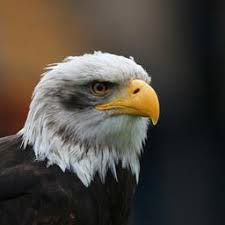
#> input picture Images_oiseaux/aigle.jpg, 225 x 225 px
$ python make_movie.py Images_oiseaux/aigle.jpg Images_oiseaux/ara.jpg 5 5 out.png
#> lines starting #> are read from the running program, lines starting #| are printed output that depends on the picture
### mosaic.py
import numpy as np
import cv2
from tqdm import tqdm

# _________________Fonctions___________________

def adjust_color(img_src: np.ndarray, target_color: list)-> np.ndarray:
    """
    Ajuste la couleur moyenne de l'image source pour correspondre à la couleur cible.

    Args:
        img_src (np.ndarray): L'image source.
        target_color (list): La couleur cible au format [B, G, R].

    Returns:
        np.ndarray: L'image avec la couleur ajustée.
    """
    b, g, r = cv2.split(img_src)
    b_moy = np.mean(b)
    g_moy = np.mean(g)
    r_moy = np.mean(r)

    b_diff = target_color[0]-b_moy
    g_diff = target_color[1]-g_moy
    r_diff = target_color[2]-r_moy

    b_targ = np.clip(b+b_diff,0,255).astype(np.uint8)
    g_targ = np.clip(g+g_diff,0,255).astype(np.uint8)
    r_targ = np.clip(r+r_diff,0,255).astype(np.uint8)

    img_targ = cv2.merge([b_targ,g_targ,r_targ])
    return img_targ

def build_mosaic(img_src : np.ndarray, img_mini : np.ndarray, n : int)-> np.ndarray:
    """
    Construit une mosaïque en remplaçant les pixels noirs de l'image source par une image miniature avec la couleur ajustée.

    Args:
        img_src (np.ndarray): L'image source.
        img_mini (np.ndarray): L'image miniature.
        n (int): Le nombre de répétitions de l'image miniature.

    Returns:
        np.ndarray: L'image mosaïque résultante.
    """
    shape=img_src.shape[:2]
    b, g, r = cv2.split(img_src)
    img_dest=np.zeros((shape[0]*n,shape[1]*n,3),dtype=np.uint8)
    img_mini_resize=cv2.resize(img_mini,(n,n))

    for y in tqdm(range(0,shape[0])):
        for x in range(0,shape[1]):
            color=(b[y,x],g[y,x],r[y,x])
            img_mini_colo=adjust_color(img_mini_resize,color)
            img_dest[n*y:n*(y+1),n*x :n*(x+1)] = img_mini_colo[:,:]
    return img_dest

# [12 lines left out: function mosaic_image, not called in this run]

def crop_and_resize(img_src : np.ndarray, crop_rect : tuple, w : int, h : int)-> np.ndarray:
    """
    Recadre et redimensionne une image source selon les dimensions spécifiées.

    Args:
        img_src (np.ndarray): L'image source.
        crop_rect (tuple): Coordonnées (y1, x1, y2, x2) du rectangle de recadrage.
        w (int): Largeur de l'image de sortie.
        h (int): Hauteur de l'image de sortie.

    Returns:
        np.ndarray: L'image recadrée et redimensionnée.
    """
    y1, x1, y2, x2 = crop_rect
    cropped_img = img_src[y1:y2, x1:x2]
    resized_img = cv2.resize(cropped_img, (w, h))
    return resized_img

def mosaic_zoom(path_src: str, path_mini: str, path_prefix_output: str, nw: int, nh: int):
    """
    Crée une série d'images mosaïques zoomées à partir d'une image source et d'une image miniature.

    Args:
        path_src (str): Chemin de l'image source.
        path_mini (str): Chemin de l'image miniature.
        path_prefix_output (str): Préfixe pour les noms de fichier de sortie.
        nw (int): Nombre de niveaux de zoom en largeur.
        nh (int): Nombre de niveaux de zoom en hauteur.
    """
#> called with path_src = 'Images_oiseaux/aigle.jpg', path_mini = 'Images_oiseaux/ara.jpg', path_prefix_output = 'Images_oiseaux/aigle', nw = 5, nh = 5
    img_src = cv2.imread(path_src)
#> img_src is the input picture: shape (225, 225, 3); mean B, G, R 62.5, 70.3, 76.5
    img_mini = cv2.imread(path_mini)
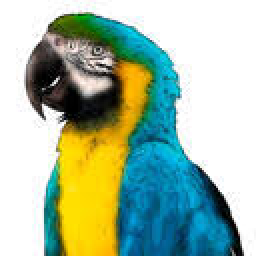
#> input picture Images_oiseaux/ara.jpg, 128 x 128 px (shown 2 times larger)
#> img_mini is the input picture: shape (128, 128, 3); mean B, G, R 163.4, 186.3, 164.1
    img_resized = cv2.resize(img_src, (2 ** nw, 2 ** nh))
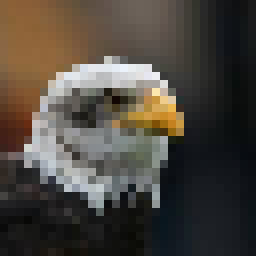
#> img_resized: shape (32, 32, 3) (shown 8 times larger); mean B, G, R 62.2, 69.9, 76.2
    cv2.imwrite(f"{path_prefix_output}_1.jpg", img_resized)
    h, w = img_resized.shape[:2]
#> h = 32; w = 32
    for i in range(2, 8):
        h01=(h//2)-(h//(2**i))
        h02=(h//2)+(h//(2**i))
        w01=(w//2)-(w//(2**i))
        w02=(w//2)+(w//(2**i))
        img_resized_cropped = crop_and_resize(img_resized, (h01, w01, h02, w02), w//(2**i), h//(2**i))
        mini_resized = cv2.resize(img_mini, (2**i, 2**i))
        mosaic_img = build_mosaic(img_resized_cropped, mini_resized, 2**i)
        cv2.imwrite(f"{path_prefix_output}_{i}.jpg", mosaic_img)
#> this loop made 5 passes
#> pass 1, in mosaic_zoom, `mosaic_img = build_mosaic(img_resized_cropped, mini_resized, 2**i)`:
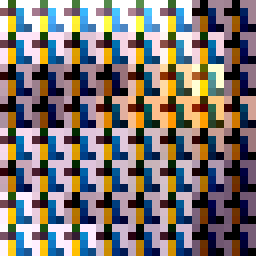
#> mosaic_img: shape (32, 32, 3) (shown 8 times larger); mean of channels 0, 1, 2 115, 117.9, 126.6; drawn as B, G, R
#> pass 2, in mosaic_zoom, `mosaic_img = build_mosaic(img_resized_cropped, mini_resized, 2**i)`:
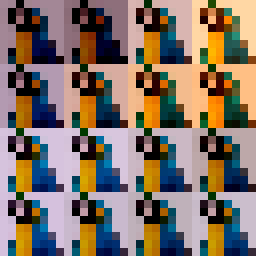
#> mosaic_img: shape (32, 32, 3) (shown 8 times larger); mean of channels 0, 1, 2 102.1, 113.2, 128.7; drawn as B, G, R
#> pass 3, in mosaic_zoom, `mosaic_img = build_mosaic(img_resized_cropped, mini_resized, 2**i)`:
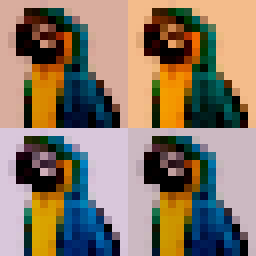
#> mosaic_img: shape (32, 32, 3) (shown 8 times larger); mean of channels 0, 1, 2 103.1, 120.4, 136.9; drawn as B, G, R


# ________________Tests____________________________
""""
adjusted_img = adjust_color(cv2.imread("baby.jpg"), [200,164,223])

cv2.imshow("Adjusted Color",adjusted_img)
cv2.waitKey(0) #pour ne pas que la fenetre se referme, on attends que la croix rouge soit pressée
cv2.destroyAllWindows()

mosaic=cv2.imwrite("build_mosaic.jpg",build_mosaic(cv2.imread("baby.jpg"),cv2.imread("baby.jpg"),20))
cv2.imshow("Build Mosaic",mosaic)
cv2.waitKey(0)
cv2.destroyAllWindows()

mosaic_image("flip.jpg", "beauceron.jpg", 30, "flip2.jpg")

crop=crop_and_resize(cv2.imread("flip.jpg"), (330,160), 100, 300)
cv2.imshow("Crop",crop)
cv2.waitKey(0)
cv2.destroyAllWindows()

mosaic_zoom("beauceron.jpg", "beau5.jpg", "beauceron", 9, 9)
"""

### make_movie.py
""" Pour taper dans le terminal, se mettres dans le dossier et ensuite taper : chmod +x ./max.py pour avoir les droits et ensuite taper ./max.py <listes nombres>"""
import os
import sys
import make_video
import mosaic

def main():
    if len(sys.argv) != 6:
        print("Usage: python3 make_movie.py <MASTER_IMG> <THUMBNAIL_IMG> <DURATION> <ZOOM_MAGNITUDE> <OUTPUT_FILENAME>")
        print("Exemple: python3 make_movie.py baby.jpg baby.jpg 2 9 baby_zoom.mp4")
        return

    master_img = sys.argv[1]
    thumbnail_img = sys.argv[2]
    duration = int(sys.argv[3])
    zoom_magnitude = int(sys.argv[4])
    output_filename = sys.argv[5]
    path_prefix=os.path.splitext(master_img)[0]
    print(path_prefix)
    mosaic.mosaic_zoom(master_img, thumbnail_img, path_prefix, zoom_magnitude, zoom_magnitude)
    make_video.recursive_zoom_mp4(path_prefix, 7, output_filename, duration)

if __name__ == "__main__":
#> (the run stopped early here; a loop or call above may not have finished)
